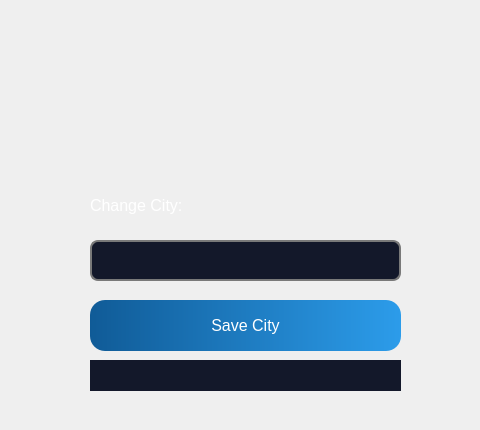
         <widget class="QWidget" name="editCity_page">
          <widget class="QLabel" name="label_67">
           <property name="geometry">
            <rect>
             <x>0</x>
             <y>140</y>
             <width>471</width>
             <height>281</height>
            </rect>
           </property>
           <property name="text">
            <string/>
           </property>
           <property name="pixmap">
            <pixmap resource="detechRs.qrc">:/images/images/rectangleShape.png</pixmap>
           </property>
           <property name="scaledContents">
            <bool>true</bool>
           </property>
          </widget>
          <widget class="QLabel" name="label_68">
           <property name="geometry">
            <rect>
             <x>90</x>
             <y>190</y>
             <width>271</width>
             <height>31</height>
            </rect>
           </property>
           <property name="font">
            <font>
             <pointsize>12</pointsize>
            </font>
           </property>
           <property name="styleSheet">
            <string notr="true">background-color: rgb(0,0,0,0%);
color: rgb(255, 255, 255);</string>
           </property>
           <property name="text">
            <string>Change City:</string>
           </property>
          </widget>
          <widget class="QLineEdit" name="editCityField">
           <property name="geometry">
            <rect>
             <x>90</x>
             <y>240</y>
             <width>311</width>
             <height>41</height>
            </rect>
           </property>
           <property name="font">
            <font>
             <family>Roboto</family>
             <pointsize>-1</pointsize>
             <weight>50</weight>
             <italic>false</italic>
             <bold>false</bold>
            </font>
           </property>
           <property name="styleSheet">
            <string notr="true">QLineEdit{
font: 15px &quot;Roboto&quot;;
border: 2px solid rgb(121, 121, 121);
color:rgb(255, 255, 255);
background-color: rgba(19, 24, 42, 1);
border-radius: 8px;
padding-left: 15px;
}

QLineEdit:hover{
	border: 2px solid white;
}

QLineEdit:focus{
	border: 2px solid white;
}</string>
           </property>
           <property name="inputMask">
            <string notr="true"/>
           </property>
           <property name="echoMode">
            <enum>QLineEdit::Normal</enum>
           </property>
          </widget>
          <widget class="QPushButton" name="saveCity_button">
           <property name="geometry">
            <rect>
             <x>90</x>
             <y>300</y>
             <width>311</width>
             <height>51</height>
            </rect>
           </property>
           <property name="font">
            <font>
             <pointsize>12</pointsize>
             <weight>50</weight>
             <italic>false</italic>
             <bold>false</bold>
            </font>
           </property>
           <property name="styleSheet">
            <string notr="true">QPushButton {
background-color: qlineargradient(spread:pad, x1:0, y1:0, x2:1, y2:0, stop:0 rgba(16, 91, 151, 255), stop:1 rgba(44, 156, 234, 255));
color: white;
border-radius: 15px;
}

QPushButton:hover {
    background: qradialgradient(
        cx: 0.3, cy: -0.4, fx: 0.3, fy: -0.4,
        radius: 1.35, stop: 0 rgb(119, 88, 127), stop: 1 rgb(28, 96, 255)
        );
    }

QPushButton:pressed {
    border-style: inset;
    background: qradialgradient(
        cx: 0.4, cy: -0.1, fx: 0.4, fy: -0.1,
        radius: 1.35, stop: 0 rgb(17, 21, 255), stop: 1 #ddd
        );
    }</string>
           </property>
           <property name="text">
            <string>Save City</string>
           </property>
           <property name="icon">
            <iconset resource="detechRs.qrc">
             <normaloff>:/images/images/ri_login-circle-fill.png</normaloff>:/images/images/ri_login-circle-fill.png</iconset>
           </property>
           <property name="iconSize">
            <size>
             <width>30</width>
             <height>30</height>
            </size>
           </property>
          </widget>
          <widget class="QLabel" name="editCityLabel">
           <property name="geometry">
            <rect>
             <x>90</x>
             <y>360</y>
             <width>311</width>
             <height>31</height>
            </rect>
           </property>
           <property name="font">
            <font>
             <pointsize>12</pointsize>
            </font>
           </property>
           <property name="styleSheet">
            <string notr="true">color: rgb(250, 95, 85);
background-color: rgba(19, 24, 42, 1);
</string>
           </property>
           <property name="text">
            <string/>
           </property>
           <property name="alignment">
            <set>Qt::AlignCenter</set>
           </property>
          </widget>
         </widget>
